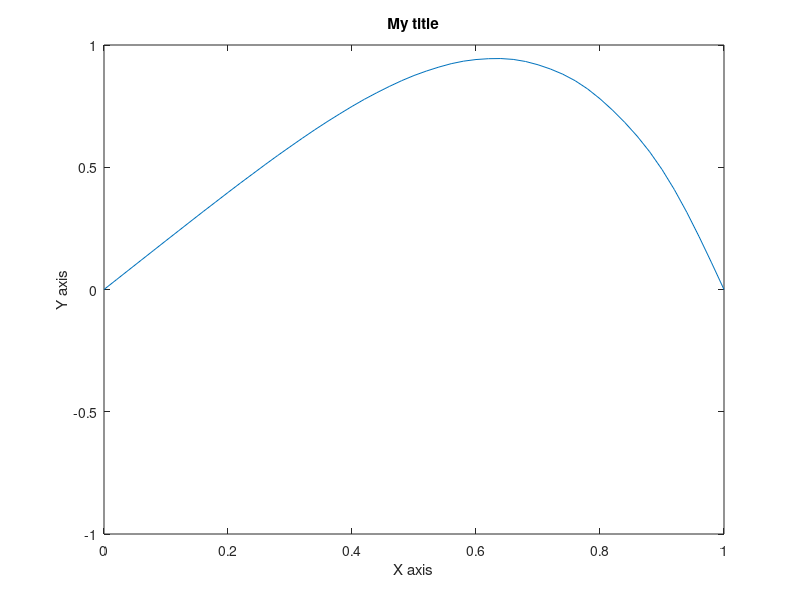

Recreate this plot in MATLAB.
% Solve the 1-D wave equation subject to
% u = 0     on right
% u = 0     on left and
% u = f(x)  at t=0
% -------------------------------------------

clear all                     % housekeeping
close all
clc

nFrames = 200;                % number of frames in the movie

c = 1;                        % set physical parameters
deltaT = 0.01;
deltaX = 0.02;
lamb = (c*deltaT/deltaX)^2;

xLeft  = 0;
xRight = 1;
uMin   = -1;
uMax   =  1;
x = linspace(xLeft , xRight , 51);     % calculate x node locations
n = length(x);

% uInit = sin(x*2*pi);        % set initial values
% uInit = 8*x.*(1-x).^3;
uInit = 2*x.*(1-x.^3);

                              % plot the initial shape...
plot(x,uInit), xlabel('X axis'), ylabel('Y axis'),
               title('My title'), axis([xLeft xRight uMin uMax])
drawnow


                              % the first time step calculations...
uCur(1) = 0;                  % set spatial boundary values
uCur(n) = 0;
for j = 2 : (n-1)                   % calculate the first time-step
    uCur(j) = ( lamb*uInit(j-1) + (2-2*lamb)*uInit(j) + lamb*uInit(j+1) ) / 2;            % <-----
end
plot(x,uCur), xlabel('X axis'), ylabel('Y axis'),
              title('My title'), axis([xLeft xRight uMin uMax])
drawnow



                               % and the rest of the time steps...
uFut(1) = 0;
uFut(n) = 0;
for i = 2 : nFrames            % make lots of plots
    
      for j = 2 : (n-1)
          uFut(j) = ( lamb*uCur(j-1) + (2-2*lamb)*uCur(j) + lamb*uCur(j+1) - uInit(j));        % <------
      end
      plot(x,uFut), xlabel('X axis'), ylabel('Y axis'),
                    title('My title'), axis([xLeft xRight uMin uMax])
      drawnow


      uInit = uCur;            % update u values
      uCur = uFut;

end

